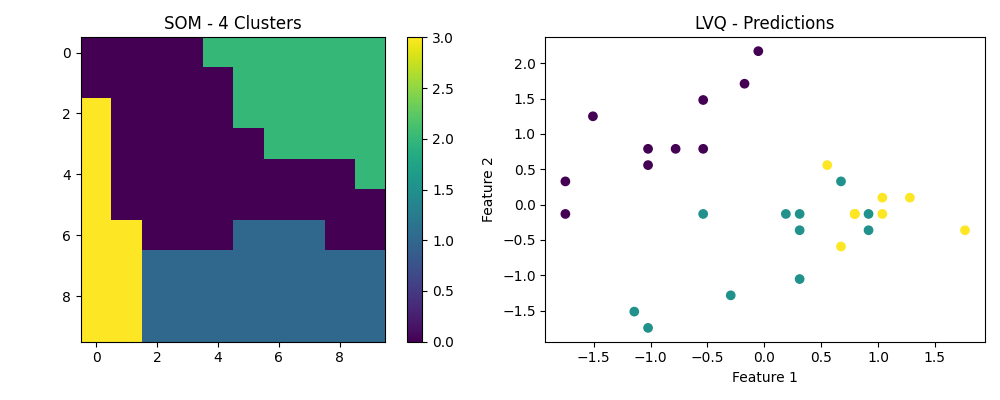

This chart was generated by the following Python code:
import numpy as np
import matplotlib.pyplot as plt
from minisom import MiniSom
from sklearn.datasets import load_iris
from sklearn.preprocessing import StandardScaler
from sklearn.model_selection import train_test_split
from sklearn.cluster import KMeans

np.random.seed(42)
iris = load_iris()
X = StandardScaler().fit_transform(iris.data)
y = iris.target

# SOM: 10x10 grid, 1000 iterations, 4 clusters
som = MiniSom(10, 10, 4, sigma=1.5, learning_rate=0.5, random_seed=42)
som.pca_weights_init(X)
som.train_random(X, 1000)
weights = som.get_weights().reshape(-1, 4)
clusters = KMeans(n_clusters=4, random_state=42, n_init=10).fit_predict(weights)

# LVQ: three prototypes, 100 epochs
X_train, X_test, y_train, y_test = train_test_split(
    X, y, test_size=0.2, random_state=42, stratify=y
)
p = np.array([X_train[y_train == i].mean(axis=0) for i in range(3)])
rate = 0.1
for epoch in range(100):
    for x, label in zip(X_train, y_train):
        winner = np.argmin(np.linalg.norm(p - x, axis=1))
        if winner == label:
            p[winner] += rate * (x - p[winner])
        else:
            p[winner] -= rate * (x - p[winner])
    rate *= 0.99

pred = np.array([np.argmin(np.linalg.norm(p-x, axis=1)) for x in X_test])
print("SOM: 1000 iterations, 4 clusters")
print("LVQ accuracy:", round(np.mean(pred == y_test)*100, 2), "%")

plt.figure(figsize=(10,4))
plt.subplot(1,2,1)
plt.imshow(clusters.reshape(10,10), cmap="viridis")
plt.title("SOM - 4 Clusters")
plt.colorbar()
plt.subplot(1,2,2)
plt.scatter(X_test[:,0], X_test[:,1], c=pred, cmap="viridis")
plt.title("LVQ - Predictions")
plt.xlabel("Feature 1")
plt.ylabel("Feature 2")
plt.tight_layout()
plt.savefig("06_som_lvq.png")
plt.show()
